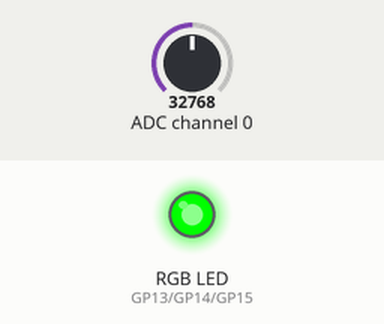
Simulated run of this program. Board: Raspberry Pi Pico running MicroPython. Shown: an RGB LED mixed from three pins (HIGH = lit). The inputs (shaded band) are chosen by the test bench; at power-on: ADC channel 0 = 32768 (analog values on the 0–65535 scale). Pins used as bus, display or sensor lines are not drawn; what the program prints to the serial console is not drawn.

Above: at 1.2 s.
1.3 s: ADC channel 0 set to 38512
3.2 s: ADC channel 0 set to 40560
At 4.8 s:
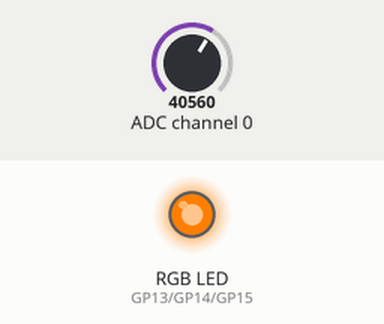
5.5 s: ADC channel 0 set to 42048
At 6.4 s:
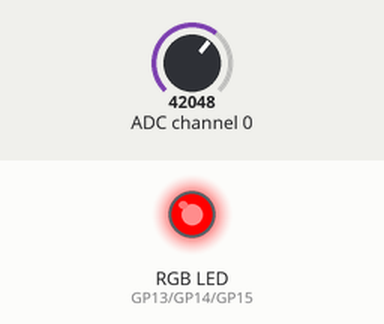
7.5 s: ADC channel 0 set to 19660
At 9.2 s:
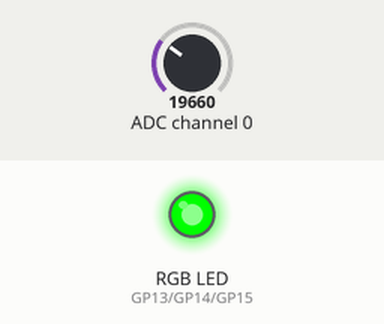
9.5 s: ADC channel 0 set to 45874
At 10.7 s:
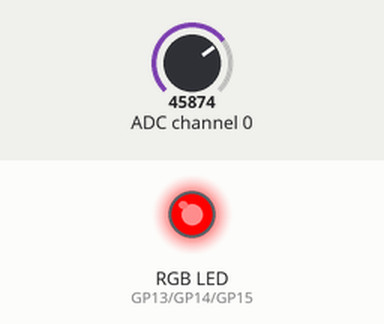
11.5 s: ADC channel 0 set to 32767
At 12.3 s:
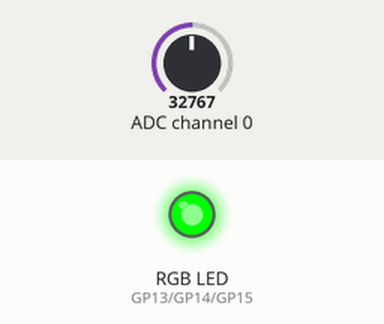
Timing chart, 0 to 14.5 s (numbered marks = the images above; inputs shaded):
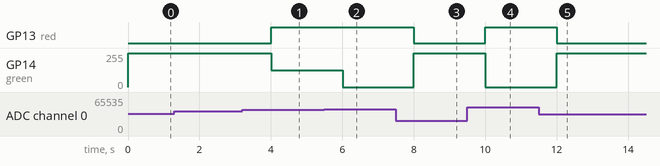

Measured:
- the behaviour switches between 39456 and 39472 on ADC channel 0 (found by bisection; images 0 and 1)
- the behaviour switches between 41632 and 41648 on ADC channel 0 (found by bisection; images 1 and 2)
- after the input at 1.3 s, every drawn part: stays the same
- after the input at 3.2 s, GP13 (red): LOW → HIGH after 0.80 s; GP14 (green): 255/255 → 127/255 after 0.80 s
- after the input at 5.5 s, GP14 (green): 127/255 → 0/255 after 0.50 s
- after the input at 7.5 s, GP13 (red): HIGH → LOW after 0.51 s; GP14 (green): 0/255 → 255/255 after 0.51 s
- after the input at 9.5 s, GP13 (red): LOW → HIGH after 0.51 s; GP14 (green): 255/255 → 0/255 after 0.51 s
- after the input at 11.5 s, GP13 (red): HIGH → LOW after 0.51 s; GP14 (green): 0/255 → 255/255 after 0.51 s

The program:

moisture_sensor_test07092026.py
```python
from machine import Pin, SPI, PWM
from time import sleep

# -----------------------
# SPI SETUP
# -----------------------

spi = SPI(
    0,
    baudrate=1000000,
    polarity=0,
    phase=0,
    sck=Pin(18),
    mosi=Pin(19),
    miso=Pin(16)
)

cs = Pin(17, Pin.OUT)
cs.value(1)

# -----------------------
# RGB LED SETUP
# -----------------------

red = PWM(Pin(13))
green = PWM(Pin(14))
blue = PWM(Pin(15))

for led in [red, green, blue]:
    led.freq(1000)


def set_color(r, g, b):
    red.duty_u16(int(r * 65535))
    green.duty_u16(int(g * 65535))
    blue.duty_u16(int(b * 65535))


# -----------------------
# MCP3008
# -----------------------

def read_mcp3008(channel):

    cs.value(0)

    command = bytearray([1, (8 + channel) << 4, 0])
    response = bytearray(3)

    spi.write_readinto(command, response)

    cs.value(1)

    value = ((response[1] & 3) << 8) | response[2]

    return value


print("🌱 Plant Diva Hardware Test Starting...")

while True:

    moisture = read_mcp3008(0)

    print(moisture)

    if moisture >= 650:

        set_color(1,0,0)

        print("😭 WATER ME")

    elif moisture > 615:

        set_color(1,0.5,0)

        print("👀 Getting thirsty")

    else:

        set_color(0,1,0)

        print("🌿 I'm good!")

    sleep(1)
```
